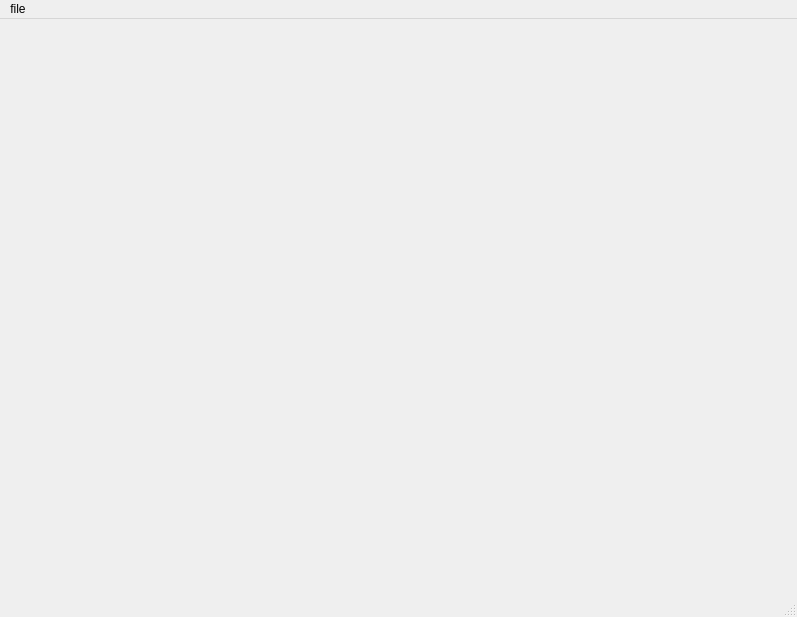
<?xml version="1.0" encoding="UTF-8"?>
<ui version="4.0">
 <class>MainWindow</class>
 <widget class="QMainWindow" name="MainWindow">
  <property name="geometry">
   <rect>
    <x>0</x>
    <y>0</y>
    <width>797</width>
    <height>617</height>
   </rect>
  </property>
  <property name="windowTitle">
   <string>MainWindow</string>
  </property>
  <widget class="QWidget" name="centralwidget">
   <widget class="QLabel" name="label">
    <property name="geometry">
     <rect>
      <x>710</x>
      <y>30</y>
      <width>41</width>
      <height>41</height>
     </rect>
    </property>
    <property name="text">
     <string/>
    </property>
    <property name="pixmap">
     <pixmap resource="icons.qrc">:/new/newPrefix/Resources/search_png.png</pixmap>
    </property>
    <property name="scaledContents">
     <bool>true</bool>
    </property>
   </widget>
  </widget>
  <widget class="QMenuBar" name="menubar">
   <property name="geometry">
    <rect>
     <x>0</x>
     <y>0</y>
     <width>797</width>
     <height>26</height>
    </rect>
   </property>
   <widget class="QMenu" name="menufile">
    <property name="title">
     <string>file</string>
    </property>
    <widget class="QMenu" name="menuleft">
     <property name="title">
      <string>left</string>
     </property>
     <addaction name="actioncenter"/>
    </widget>
    <addaction name="menuleft"/>
   </widget>
   <addaction name="menufile"/>
  </widget>
  <widget class="QStatusBar" name="statusbar"/>
  <action name="actioncenter">
   <property name="text">
    <string>center</string>
   </property>
  </action>
 </widget>
 <resources>
  <include location="icons.qrc"/>
 </resources>
 <connections/>
</ui>
